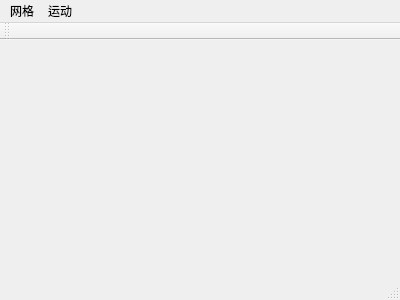
<?xml version="1.0" encoding="UTF-8"?>
<ui version="4.0">
 <class>MainWindow</class>
 <widget class="QMainWindow" name="MainWindow">
  <property name="geometry">
   <rect>
    <x>0</x>
    <y>0</y>
    <width>400</width>
    <height>300</height>
   </rect>
  </property>
  <property name="windowTitle">
   <string>MainWindow</string>
  </property>
  <widget class="QWidget" name="centralWidget"/>
  <widget class="QMenuBar" name="menuBar">
   <property name="geometry">
    <rect>
     <x>0</x>
     <y>0</y>
     <width>400</width>
     <height>23</height>
    </rect>
   </property>
   <widget class="QMenu" name="menu">
    <property name="title">
     <string>网格</string>
    </property>
    <addaction name="separator"/>
    <addaction name="action_2"/>
    <addaction name="action_3"/>
   </widget>
   <widget class="QMenu" name="menu_2">
    <property name="title">
     <string>运动</string>
    </property>
    <addaction name="separator"/>
    <addaction name="actionStart"/>
    <addaction name="actionStop"/>
   </widget>
   <addaction name="menu"/>
   <addaction name="menu_2"/>
  </widget>
  <widget class="QToolBar" name="mainToolBar">
   <attribute name="toolBarArea">
    <enum>TopToolBarArea</enum>
   </attribute>
   <attribute name="toolBarBreak">
    <bool>false</bool>
   </attribute>
  </widget>
  <widget class="QStatusBar" name="statusBar"/>
  <action name="action_2">
   <property name="text">
    <string>添加</string>
   </property>
  </action>
  <action name="action_3">
   <property name="text">
    <string>删除</string>
   </property>
  </action>
  <action name="actionStart">
   <property name="text">
    <string>start</string>
   </property>
  </action>
  <action name="actionStop">
   <property name="text">
    <string>stop</string>
   </property>
  </action>
 </widget>
 <layoutdefault spacing="6" margin="11"/>
 <resources/>
 <connections/>
</ui>
